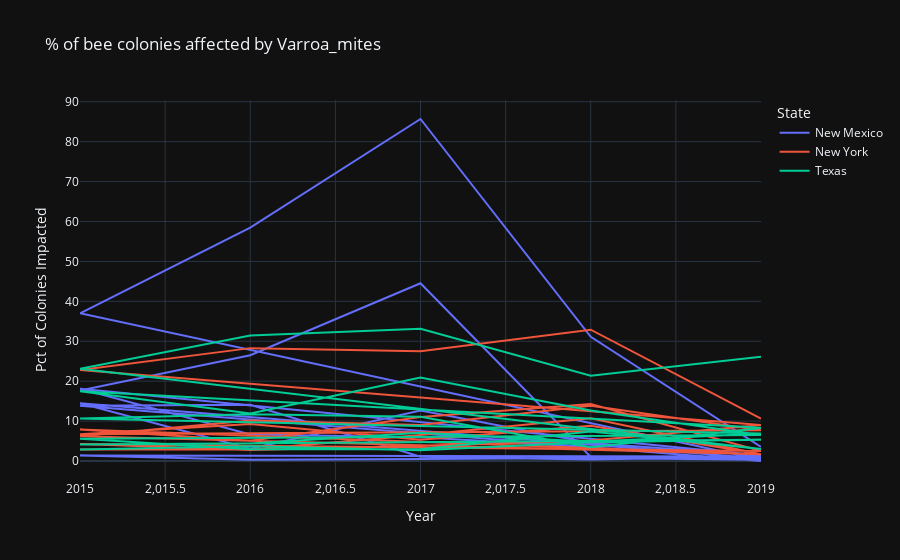

Notebook source saved alongside this figure:
### Code cell
fig = px.line(
    data_frame = dff,
    x = 'Year',
    y = 'Pct of Colonies Impacted',
    color = 'State',
    title = '% of bee colonies affected by Varroa_mites',
    template='plotly_dark'
)

fig

### Figure 1 — Plotly figure (JSON) as saved in the notebook; plotly's stock layout.template omitted (floating-point values rounded to 4 significant figures)
{"data": [{"hovertemplate": "State=New Mexico<br>Year=%{x}<br>Pct of Colonies Impacted=%{y}<extra></extra>", "legendgroup": "New Mexico", "line": {"color": "#636efa", "dash": "solid"}, "mode": "lines", "name": "New Mexico", "orientation": "v", "showlegend": true, "type": "scatter", "x": [2015, 2016, 2017, 2018, 2019, 2015, 2016, 2017, 2018, 2019, 2015, 2016, 2017, 2018, 2019, 2015, 2016, 2017, 2018, 2019, 2015, 2016, 2017, 2018, 2019, 2015, 2016, 2017, 2018, 2019], "xaxis": "x", "y": [17.68, 26.5, 44.53, 1, 0.6, 14.45, 3.05, 12.68, 4.5, 1.4, 18.12, 6.65, 5.975, 3.425, 0, 13.85, 14.1, 1.05, 0.35, 1.1, 1.375, 0.325, 0.475, 0.725, 0.3, 37, 58.45, 85.68, 31.1, 3.5], "yaxis": "y"}, {"hovertemplate": "State=New York<br>Year=%{x}<br>Pct of Colonies Impacted=%{y}<extra></extra>", "legendgroup": "New York", "line": {"color": "#EF553B", "dash": "solid"}, "mode": "lines", "name": "New York", "orientation": "v", "showlegend": true, "type": "scatter", "x": [2015, 2016, 2017, 2018, 2019, 2015, 2016, 2017, 2018, 2019, 2015, 2016, 2017, 2018, 2019, 2015, 2016, 2017, 2018, 2019, 2015, 2016, 2017, 2018, 2019, 2015, 2016, 2017, 2018, 2019], "xaxis": "x", "y": [2.875, 2.875, 6.525, 10.7, 1.7, 6.225, 10.12, 9.025, 13.85, 7.7, 6.7, 9.25, 5.3, 8.825, 1.7, 7.9, 5.05, 11, 14.25, 2.5, 4.275, 2.775, 3.825, 5.15, 9, 22.8, 28.27, 27.5, 32.9, 10.6], "yaxis": "y"}, {"hovertemplate": "State=Texas<br>Year=%{x}<br>Pct of Colonies Impacted=%{y}<extra></extra>", "legendgroup": "Texas", "line": {"color": "#00cc96", "dash": "solid"}, "mode": "lines", "name": "Texas", "orientation": "v", "showlegend": true, "type": "scatter", "x": [2015, 2016, 2017, 2018, 2019, 2015, 2016, 2017, 2018, 2019, 2015, 2016, 2017, 2018, 2019, 2015, 2016, 2017, 2018, 2019, 2015, 2016, 2017, 2018, 2019, 2015, 2016, 2017, 2018, 2019], "xaxis": "x", "y": [2.875, 3.675, 2.675, 4.7, 5.3, 4.15, 4.4, 7.1, 4.8, 6.9, 10.62, 11.7, 11.1, 3.475, 8.3, 17.45, 11.93, 20.92, 12.67, 6.5, 5.6, 2.925, 2.925, 7.375, 3, 23.1, 31.45, 33.12, 21.35, 26.1], "yaxis": "y"}], "layout": {"legend": {"title": {"text": "State"}, "tracegroupgap": 0}, "title": {"text": "% of bee colonies affected by Varroa_mites"}, "xaxis": {"anchor": "y", "domain": [0, 1], "title": {"text": "Year"}}, "yaxis": {"anchor": "x", "domain": [0, 1], "title": {"text": "Pct of Colonies Impacted"}}}}
